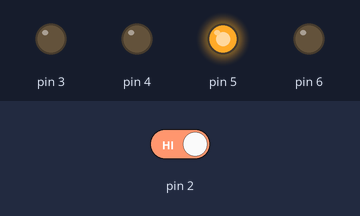
This sketch was run on a simulated Arduino Uno, built with avr-gcc and run on an emulated ATmega328P. Shown: output pins drawn as LEDs (lit = HIGH). Inputs (shaded band) come from the test bench; at power-on: pin 2 HIGH.

Above: at 1.2 s.
1.3 s: pin 2 driven LOW
At 2.2 s:
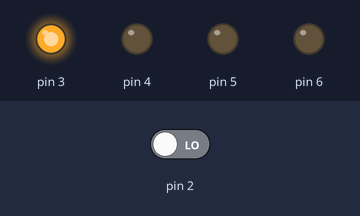
2.8 s: pin 2 driven HIGH
At 3.4 s:
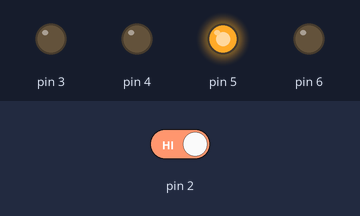
Timing chart, 0 to 5.8 s (numbered marks = the images above; inputs shaded):
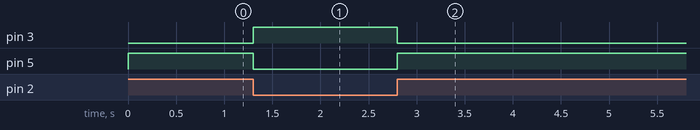

Measured:
- after the input at 1.3 s, pin 3: LOW → HIGH at once; pin 5: HIGH → LOW at once
- after the input at 2.8 s, pin 3: HIGH → LOW at once; pin 5: LOW → HIGH at once

The sketch:

head_light_system.ino
```cpp
  void setup() {
  pinMode(2,INPUT);
  pinMode(3,OUTPUT);
  pinMode(4,OUTPUT);
  pinMode(5,OUTPUT);
  pinMode(6,OUTPUT);
}

void loop() {
  int a= digitalRead(2);
  if (a==LOW)
  {
    digitalWrite(3, HIGH);
    digitalWrite(4, LOW);
    digitalWrite(5, LOW);
    digitalWrite(6, LOW);
  }
  else
  {
    digitalWrite(3, LOW);
    digitalWrite(4, LOW);
    digitalWrite(5, HIGH);
    digitalWrite(6, LOW);
  }


}
```
